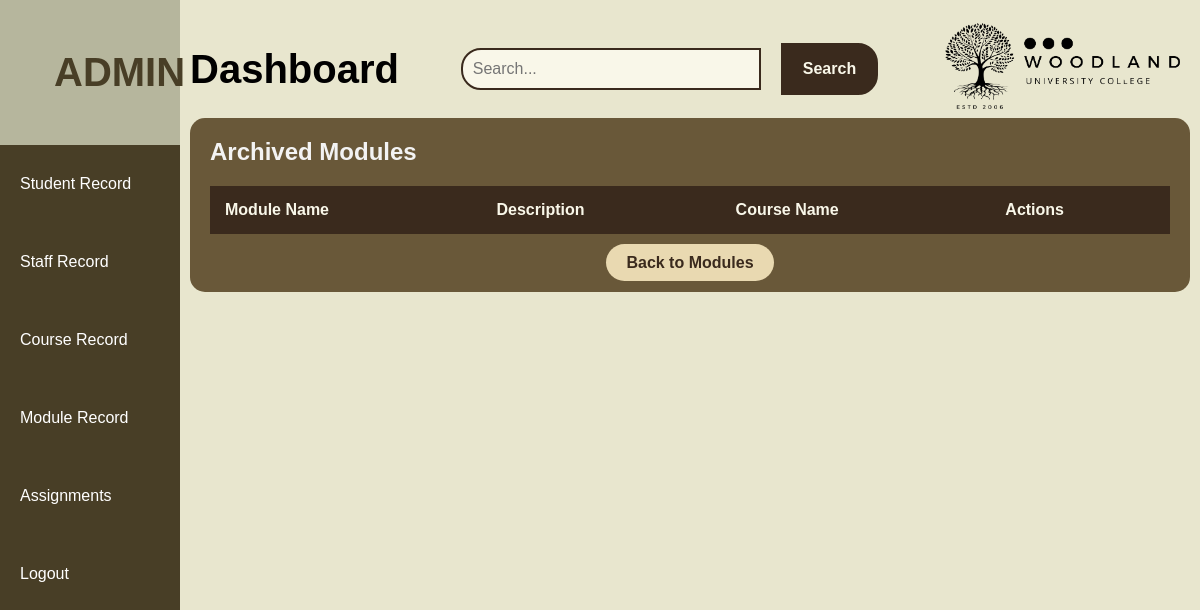
Before: /websites/default/public/admin/archivedmodules.php with the older database file.
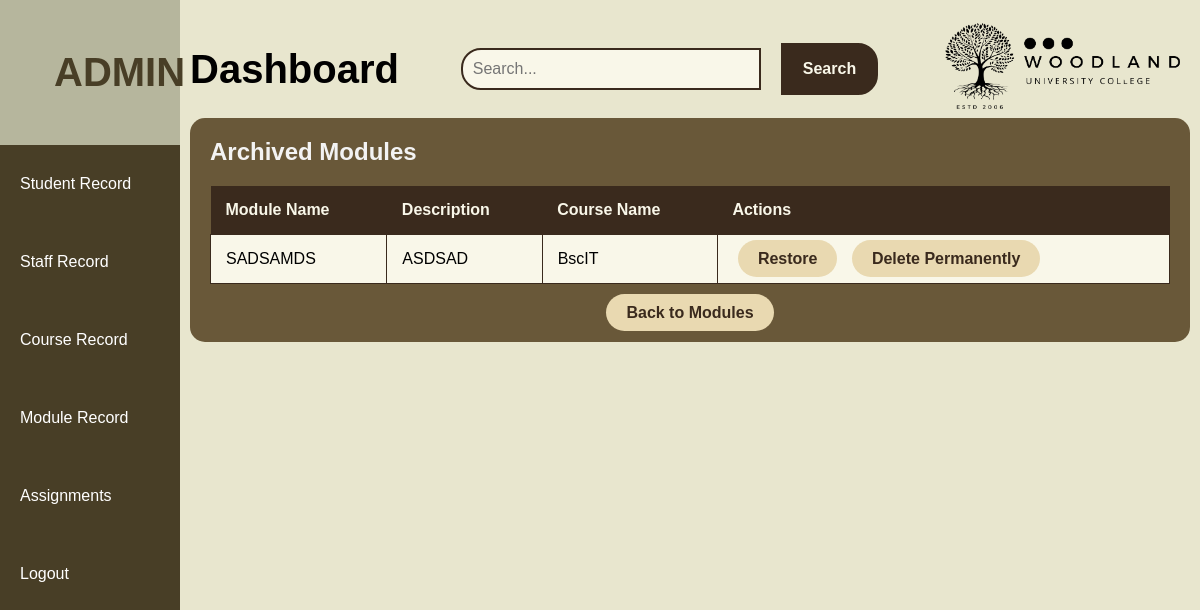
After: the same page with the newer database file.
### tables this page shows
CREATE TABLE `modules` (
  `id` int(11) NOT NULL AUTO_INCREMENT,
  `module_name` varchar(100) NOT NULL,
  `description` text DEFAULT NULL,
  `course_id` int(11) DEFAULT NULL,
  `is_archived` tinyint(1) DEFAULT 0,
  PRIMARY KEY (`id`),
  KEY `course_id` (`course_id`),
  CONSTRAINT `fk_course_id` FOREIGN KEY (`course_id`) REFERENCES `courses` (`id`)
);

CREATE TABLE `courses` (
  `id` int(11) NOT NULL AUTO_INCREMENT,
  `course_name` varchar(100) NOT NULL,
  `description` text DEFAULT NULL,
  `is_archived` tinyint(1) DEFAULT 0,
  PRIMARY KEY (`id`)
);

### websites/default/public/admin/archivedmodules.php (the view, shortened to what this page needs)
<?php
$db = new DatabaseConnection();
$conn = $db->getConnection();
$query = "SELECT m.*, c.course_name FROM modules m JOIN courses c ON m.course_id = c.id WHERE m.is_archived = 1";
$stmt = $conn->prepare($query);
$stmt->execute();
$archivedModules = $stmt->fetchAll(PDO::FETCH_ASSOC);
$content = '
    <div class="table-container">
        <h1 class="table-title">Archived Modules</h1>
        <table>
            <tr>
                <th>Module Name</th>
                <th>Description</th>
                <th>Course Name</th>
                <th>Actions</th>
            </tr>';
foreach ($archivedModules as $row) {
    $content .= '
            <tr>
                <td>' . htmlspecialchars($row['module_name']) . '</td>
                <td>' . htmlspecialchars($row['description']) . '</td>
                <td>' . htmlspecialchars($row['course_name']) . '</td>
                <td>
                    <a href="restore.php?id=' . htmlspecialchars($row['id']) . '&type=module" class="button">Restore</a>
                    <a href="permanentdelete.php?id=' . htmlspecialchars($row['id']) . '" class="button">Delete Permanently</a>
                </td>
            </tr>';
}
$content .= '
        </table>
        <div class="button-group">
            <a href="module_record.php" class="button">Back to Modules</a>
        </div>
    </div>';
include 'admin_layout.php';
?>

Changed rows visible on the page:
added modules: module_name "SADSAMDS", description "ASDSAD", course.course_name "BscIT"
